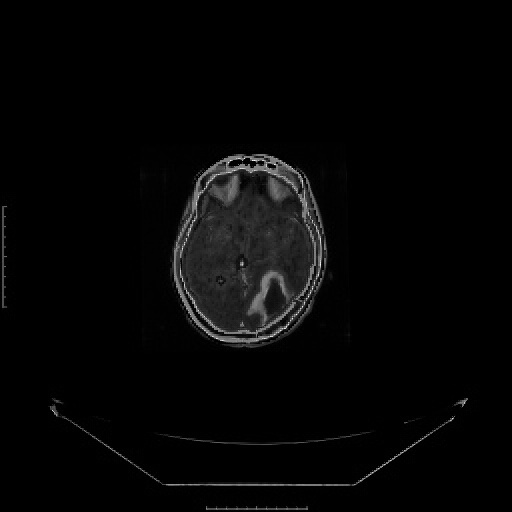
#> input picture python scripts/jpg/final_fusion.jpg, 512 x 512 px
$ jupyter execute 'Image Segmentation.ipynb'   (older library calls are emulated)
#> lines starting #> are read from the running program, lines starting #| are printed output that depends on the picture; after the words box and inside, x2 and y2 are one past the last pixel; in counts of white or black regions, pixels touching at a corner belong together
[cell 1]
import numpy as np
import cv2
from matplotlib import pyplot as plt
from skimage.morphology import extrema
from skimage.morphology import watershed as skwater

[cell 2]
def ShowImage(title,img,ctype):
    plt.figure(figsize=(10, 10))
    if ctype=='bgr':
        b,g,r = cv2.split(img)       # get b,g,r
        rgb_img = cv2.merge([r,g,b])     # switch it to rgb
        plt.imshow(rgb_img)
    elif ctype=='hsv':
        rgb = cv2.cvtColor(img,cv2.COLOR_HSV2RGB)
        plt.imshow(rgb)
    elif ctype=='gray':
        plt.imshow(img,cmap='gray')
    elif ctype=='rgb':
        plt.imshow(img)
    else:
        raise Exception("Unknown colour type")
    plt.axis('off')
    plt.title(title)
    plt.show()

[cell 3]
img = cv2.imread("jpg/final_fusion.jpg")
#> img is the input picture: shape (512, 512, 3); min 0, max 255, mean 5.7
gray = cv2.cvtColor(img,cv2.COLOR_BGR2GRAY)
ShowImage('Image',gray,'gray')

ret, thresh = cv2.threshold(gray,0,255,cv2.THRESH_OTSU)
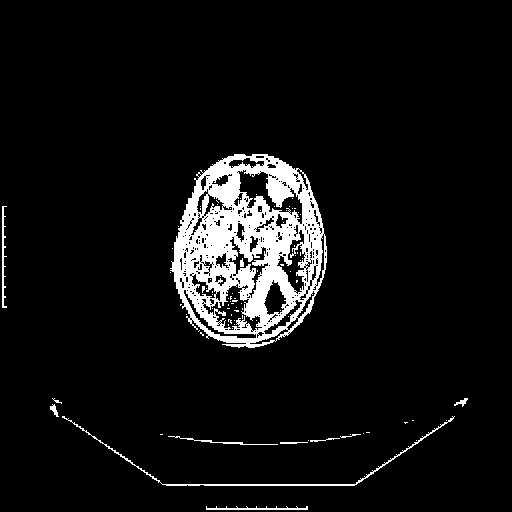
#> thresh: shape (512, 512); 6.9% white; 85 white regions (74 under 20 px), largest, box (x1, y1, x2, y2) and area: (170, 154, 327, 348) 16188, (62, 416, 455, 486) 814, (2, 206, 7, 308) 240
#> ret = 34
ShowImage('Thresholding image',thresh,'gray')

ret, markers = cv2.connectedComponents(thresh)
#> markers: shape (512, 512) int32; 86 distinct labels, from 0 to 85
#> ret = 86

marker_area = [np.sum(markers==m) for m in range(np.max(markers)) if m!=0]
#> marker_area = 84 values, max 16188 at index 0, min 1 at index 1, mean 212.4
largest_component = np.argmax(marker_area)+1 #Add 1 since we dropped zero above
#> largest_component = 1
brain_mask = markers==largest_component
#> brain_mask: shape (512, 512) bool; 6.2% white; 1 white region, box (x1, y1, x2, y2) and area: (170, 154, 327, 348) 16188

brain_out = img.copy()
brain_out[brain_mask==False] = (0,0,0)
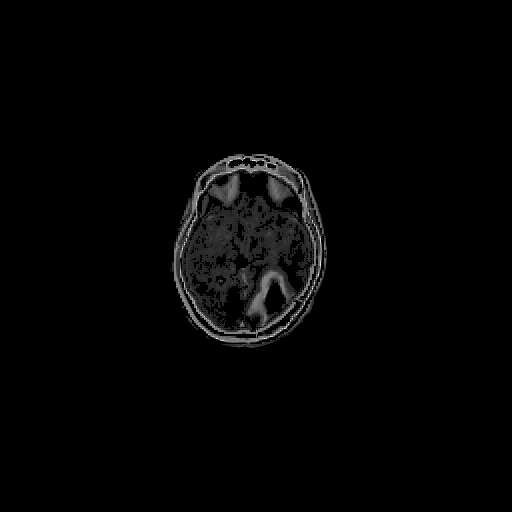
#> brain_out: shape (512, 512, 3); 14.71% of pixels changed, all inside (x1, y1, x2, y2) = (0, 142, 480, 512)

img = cv2.imread("jpg/final_fusion.jpg")
gray = cv2.cvtColor(img,cv2.COLOR_BGR2GRAY)
ret, thresh = cv2.threshold(gray,0,255,cv2.THRESH_BINARY_INV+cv2.THRESH_OTSU)
#> ret = 34

# noise removal
kernel = np.ones((3,3),np.uint8)
opening = cv2.morphologyEx(thresh,cv2.MORPH_OPEN,kernel, iterations = 2)
#> opening: shape (512, 512); 91% white; 13 black regions (6 under 20 px), largest, box (x1, y1, x2, y2) and area: (170, 154, 327, 348) 21462, (50, 398, 455, 486) 955, (0, 206, 7, 308) 444

# sure background area
sure_bg = cv2.dilate(opening,kernel,iterations=3)
#> sure_bg: shape (512, 512); 93.7% white; 4 black regions (1 under 20 px), largest, box (x1, y1, x2, y2) and area: (175, 157, 324, 345) 16391, (0, 209, 1, 305) 96, (209, 511, 305, 512) 96

# Finding sure foreground area
dist_transform = cv2.distanceTransform(opening,cv2.DIST_L2,5)
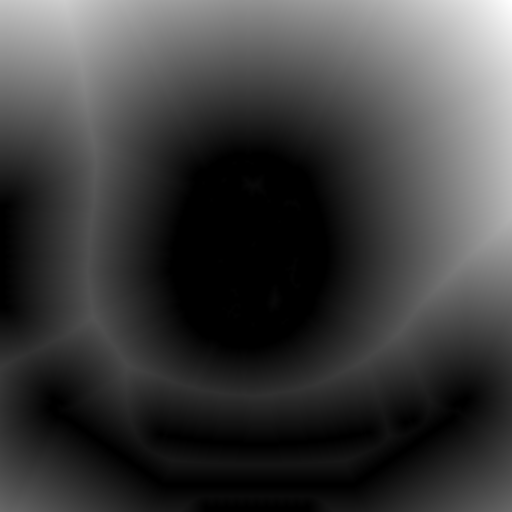
#> dist_transform: shape (512, 512) float32; min 0, max 269.1, mean 65.7; drawn with min black and max white
ret, sure_fg = cv2.threshold(dist_transform,0.7*dist_transform.max(),255,0)
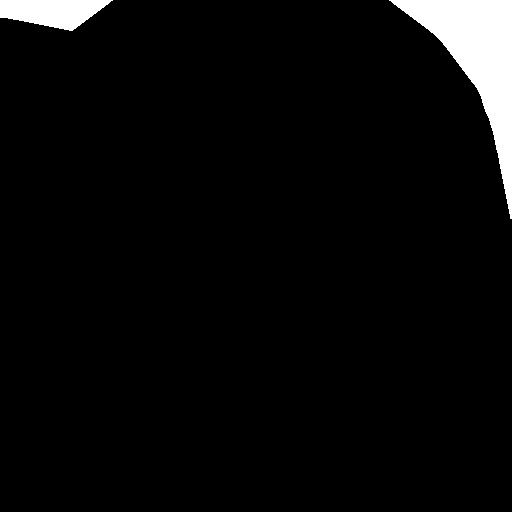
#> sure_fg: shape (512, 512) float32; 4.2% white; 2 white regions, box (x1, y1, x2, y2) and area: (389, 0, 512, 219) 8540, (0, 0, 113, 31) 2377
#> ret = 188.4

# Finding unknown region
sure_fg = np.uint8(sure_fg)
unknown = cv2.subtract(sure_bg,sure_fg)
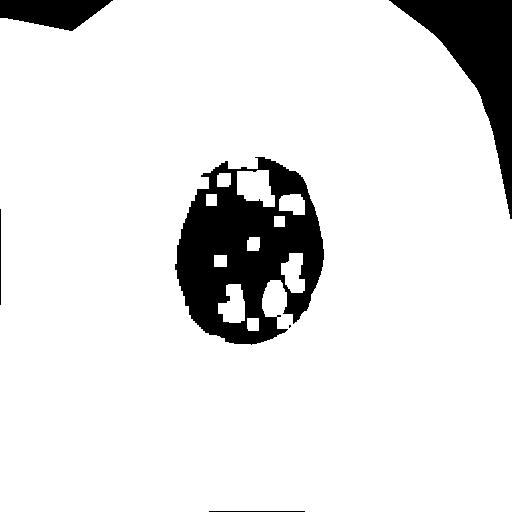
#> unknown: shape (512, 512); 89.5% white; 6 black regions (1 under 20 px), largest, box (x1, y1, x2, y2) and area: (175, 157, 324, 345) 16391, (389, 0, 512, 219) 8540, (0, 0, 113, 31) 2377, (0, 209, 1, 305) 96, (209, 511, 305, 512) 96

# Marker labelling
ret, markers = cv2.connectedComponents(sure_fg)
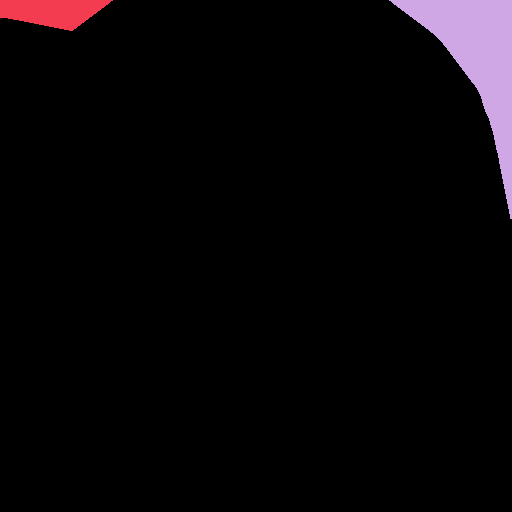
#> markers: shape (512, 512) int32; 3 distinct labels, from 0 to 2; one colour per label, 0 black
#> ret = 3

# Add one to all labels so that sure background is not 0, but 1
markers = markers+1
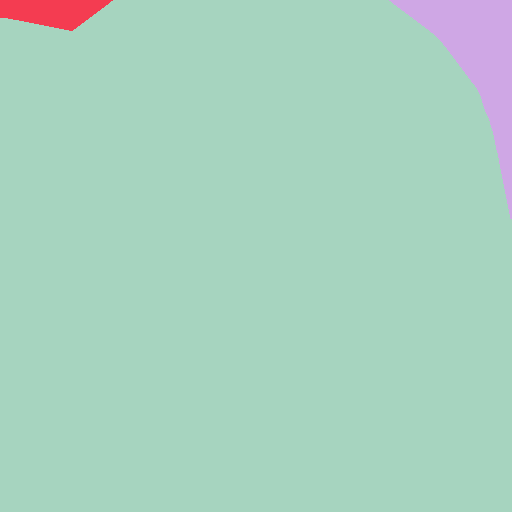
#> markers: shape (512, 512) int32; 3 distinct labels, from 1 to 3; one colour per label, 0 black

# Now, mark the region of unknown with zero
markers[unknown==255] = 0
#> markers: shape (512, 512) int32; 4 distinct labels, from 0 to 3
markers = cv2.watershed(img,markers)
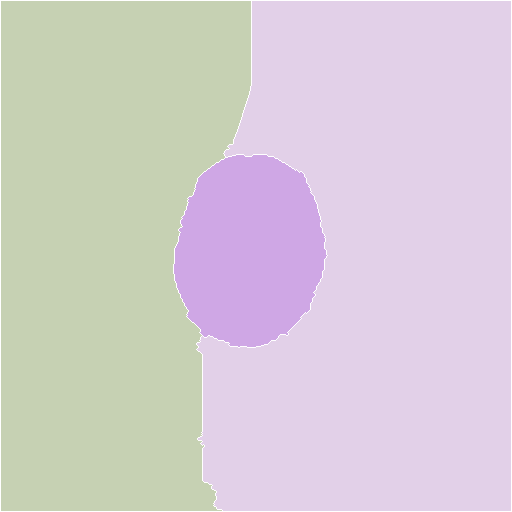
#> markers: shape (512, 512) int32; 4 distinct labels, from -1 to 3; one colour per label, 0 black, -1 white
img[markers == -1] = [255,0,0]
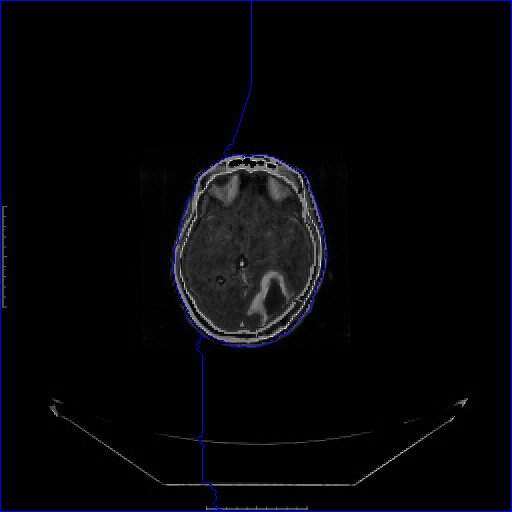
#> img: shape (512, 512, 3); 1.11% of pixels changed, all inside (x1, y1, x2, y2) = (0, 0, 512, 512)

im1 = cv2.cvtColor(img,cv2.COLOR_HSV2RGB)
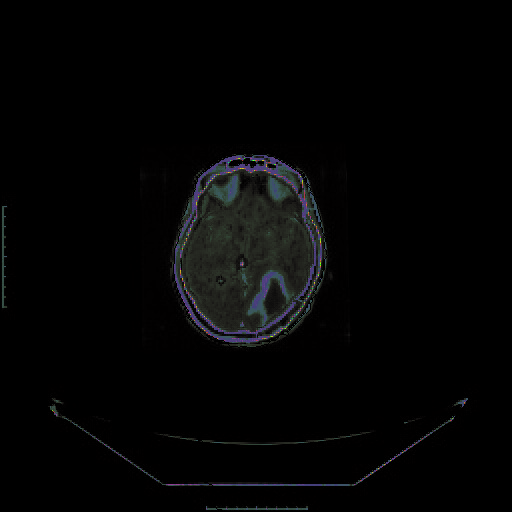
#> im1: shape (512, 512, 3); mean R, G, B 4.4, 4.6, 4.7
save_to_path="jpg/segmented.jpg"
cv2.imwrite(save_to_path, im1)
ShowImage('Watershed segmented image',im1,'gray')
